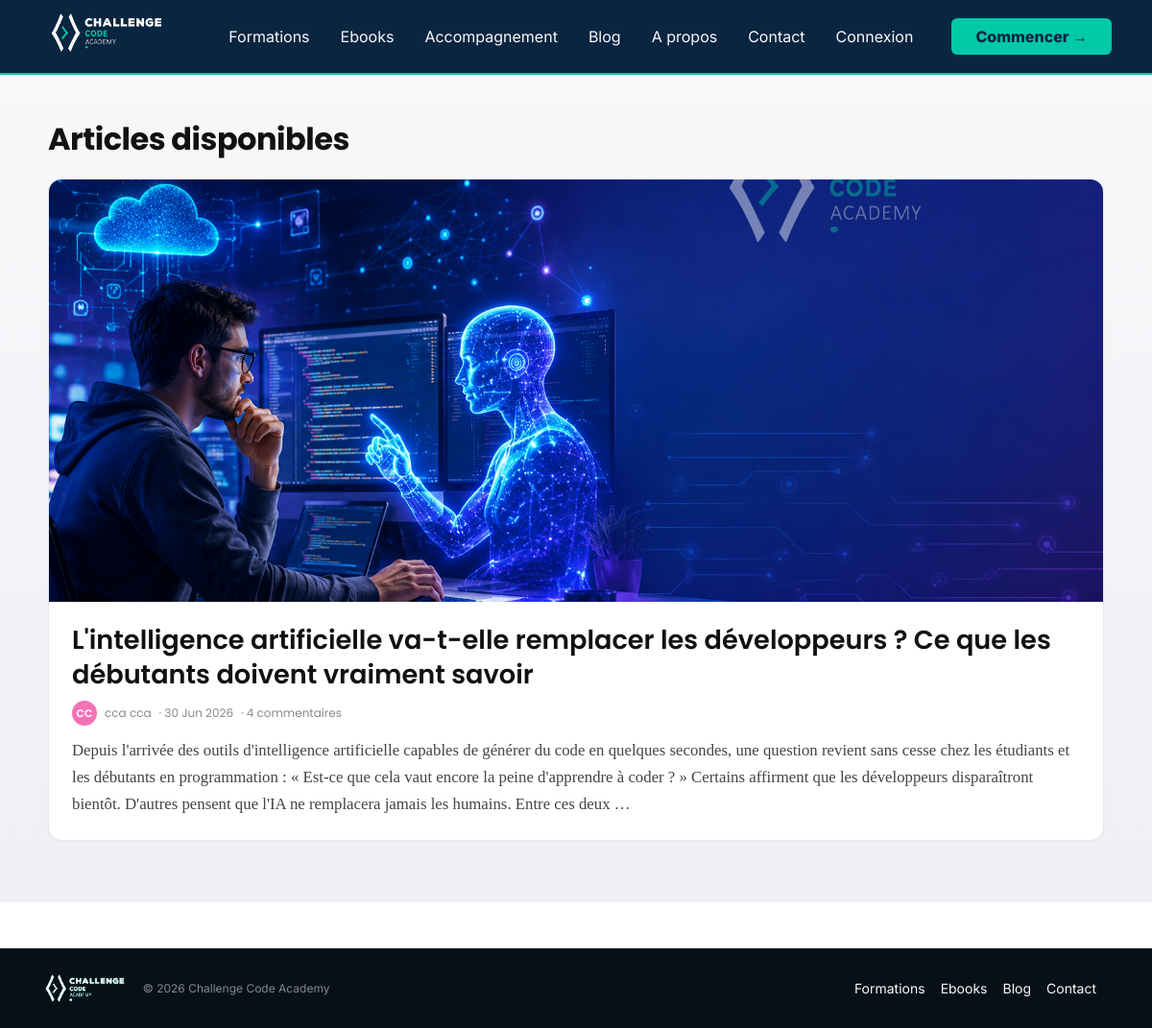
/article_liste, run on the app's committed database.
### pages/models.py (models this page shows, shortened)
class Article(models.Model):
    titre = models.CharField(max_length=255)
    slug = models.SlugField(max_length=255, unique=True)
    auteur = models.ForeignKey(
        settings.AUTH_USER_MODEL,
        on_delete=models.CASCADE,
        related_name="articles",
    )
    contenu = models.TextField()
    image = models.ImageField(upload_to="articles/", blank=False, null=False, help_text="Image illustrative obligatoire pour l'article.")
    date_creation = models.DateTimeField(default=timezone.now)
    date_maj = models.DateTimeField(auto_now=True)
    publie = models.BooleanField(default=True)
    class Meta:
        ordering = ["-date_creation"]
    def get_absolute_url(self):
        return reverse("pages:article_detail", kwargs={"slug": self.slug})
    @property
    def nb_commentaires(self):
        return self.commentaires.count()

class User(AbstractBaseUser, PermissionsMixin):
    first_name = models.CharField("Prénom",            max_length=60)
    last_name  = models.CharField("Nom",               max_length=60)
    username   = models.CharField("Nom d'utilisateur", max_length=40, unique=True)
    email      = models.EmailField("Email",             unique=True)
    phone_country = models.CharField("Indicatif pays", max_length=6, default="+228")
    phone_number  = models.CharField("Numéro",         max_length=20, blank=True)
    is_active   = models.BooleanField("Actif",  default=True)
    is_staff    = models.BooleanField("Staff",  default=False)
    date_joined = models.DateTimeField("Date inscription", auto_now_add=True)
    groups = models.ManyToManyField(
        'auth.Group',
        verbose_name='groups',
        blank=True,
        related_name='pages_user_set',   # ← nom unique, différent du User Django
        related_query_name='pages_user',
    )
    user_permissions = models.ManyToManyField(
        'auth.Permission',
        verbose_name='user permissions',
        blank=True,
        related_name='pages_user_set',   # ← nom unique
        related_query_name='pages_user',
    )
    objects        = UserManager()
    USERNAME_FIELD  = 'email'
    REQUIRED_FIELDS = ['username', 'first_name', 'last_name']
    class Meta:
        verbose_name        = "Utilisateur"
        verbose_name_plural = "Utilisateurs"
    def get_full_name(self):
        return f"{self.first_name} {self.last_name}".strip()

### pages/views.py (the view)
# urls.py: path("article_liste", views.article_liste, name="article_liste"),
def article_liste(request):
    articles = Article.objects.filter(publie=True).select_related("auteur")
    return render(request, "blog/article_liste.html", {"articles": articles})

### pages/templatetags/blog_extras.py (called while the page is built, shortened)
@register.filter
def initiales(user):
    if not user:
        return "?"
    first = (getattr(user, "first_name", "") or "").strip()
    last = (getattr(user, "last_name", "") or "").strip()
    if first and last:
        return (first[0] + last[0]).upper()

@register.filter
def avatar_color(user):
    palette = [
        "#F87171", "#FB923C", "#FBBF24", "#A3E635",
        "#34D399", "#22D3EE", "#60A5FA", "#A78BFA",
        "#F472B6", "#FB7185",
    ]
    key = getattr(user, "id", None) or getattr(user, "username", "x")
    index = hash(str(key)) % len(palette)
    return palette[index]

### pages/templates/blog/article_liste.html (shortened to what this page needs)
{% extends "base.html" %}
{% load blog_extras %}
{% block content %}
<div class="fond-articles">
  <div class="liste-articles-page">
    <h1 class="page-titre">Articles disponibles</h1>
    {% with nb_articles=articles|length %}
      <div class="liste-articles
        {% if nb_articles == 1 %}nb-1
        {% elif nb_articles == 2 %}nb-2
        {% elif nb_articles == 3 %}nb-3
        {% else %}nb-4-plus
        {% endif %}">
        {% for article in articles %}
          <div class="article-card">
            <img class="vignette" src="{{ article.image.url }}" alt="{{ article.titre }}">
            <div class="contenu-carte">
              <h2><a href="{{ article.get_absolute_url }}">{{ article.titre }}</a></h2>
              <div class="article-meta">
                <div class="avatar" style="background-color: {{ article.auteur|avatar_color }};">
                  {{ article.auteur|initiales }}
                </div>
                <span>{{ article.auteur.get_full_name|default:article.auteur.username }}</span>
                <span>· {{ article.date_creation|date:"d M Y" }}</span>
                <span>· {{ article.nb_commentaires }} commentaire{{ article.nb_commentaires|pluralize }}</span>
              </div>
              <p class="extrait">
                {% if nb_articles == 1 %}
                  {{ article.contenu|truncatewords:60 }}
                {% else %}
                  {{ article.contenu|truncatewords:28 }}
                {% endif %}
              </p>
            </div>
          </div>
        {% empty %}
          <p class="aucun-article">Aucun article pour l'instant.</p>
        {% endfor %}
      </div>
    {% endwith %}
  </div>
</div>
{% endblock %}

### pages/templates/base.html (style rules this page uses)
body { font-family: 'Inter', Arial, sans-serif; overflow-x: hidden; }
a { text-decoration: none; }

### pages/templates/blog/article_liste.html (style rules this page uses)
.fond-articles { background: linear-gradient(180deg, #f7f8fa 0%, #eef0f3 100%); padding: 48px 20px 64px; min-height: 100%; }
.liste-articles-page { max-width: 1100px; margin: 0 auto; font-family: 'Merriweather', Georgia, serif; }
.liste-articles-page .page-titre { font-family: 'Poppins', Arial, sans-serif; font-weight: 700; font-size: 2rem; color: #111; margin-bottom: 22px; letter-spacing: -0.5px; }
.liste-articles { display: grid; gap: 28px; }
.liste-articles.nb-1 { grid-template-columns: 1fr; }
.article-card { background: #fff; border-radius: 14px; border: 1px solid #e7e8eb; box-shadow: 0 1px 3px rgba(0,0,0,0.04); overflow: hidden; display: flex; flex-direction: column; transition: box-shadow 0.18s ease, transform 0.18s ease; }
.article-card .vignette { width: 100%; object-fit: cover; display: block; }
.liste-articles.nb-1 .article-card .vignette { height: 440px; }
.article-card .contenu-carte { flex: 1; display: flex; flex-direction: column; padding: 22px 24px 24px; }
.article-card h2 { font-family: 'Poppins', Arial, sans-serif; font-weight: 600; margin: 0 0 10px; line-height: 1.3; }
.liste-articles.nb-1 .article-card h2 { font-size: 1.7rem; }
.article-card h2 a { color: #111; text-decoration: none; }
.article-card .article-meta { display: flex; gap: 8px; align-items: center; font-family: 'Poppins', Arial, sans-serif; font-size: 12px; color: #888; margin-bottom: 12px; flex-wrap: wrap; }
.article-card .avatar { width: 26px; height: 26px; border-radius: 50%; display: flex; align-items: center; justify-content: center; color: #fff; font-size: 11px; font-weight: 600; flex-shrink: 0; }
.article-card p.extrait { margin: 0; color: #444; line-height: 1.65; }
.liste-articles.nb-1 .article-card p.extrait { font-size: 1.05rem; }

### data on the page
Article: image (picture), titre "L'intelligence artificielle va-t-elle remplacer les développeurs ? Ce que les débutants doivent vraiment savoir", auteur|initiales "CC", auteur.get_full_name "cca cca", date_creation "30 Jun 2026", nb_commentaires "4", contenu "Depuis l'arrivée des outils d'intelligence artificielle capables de générer du code en quelques secondes, une question revient sans cesse chez les étudiants et les débutants en programmation : « Est-ce que cela vaut encore la peine d'apprendre à coder ? » Certains affirment que les développeurs disparaîtront bientôt. D'autres pensent que l'IA ne remplacera jamais les humains. Entre ces deux …"
